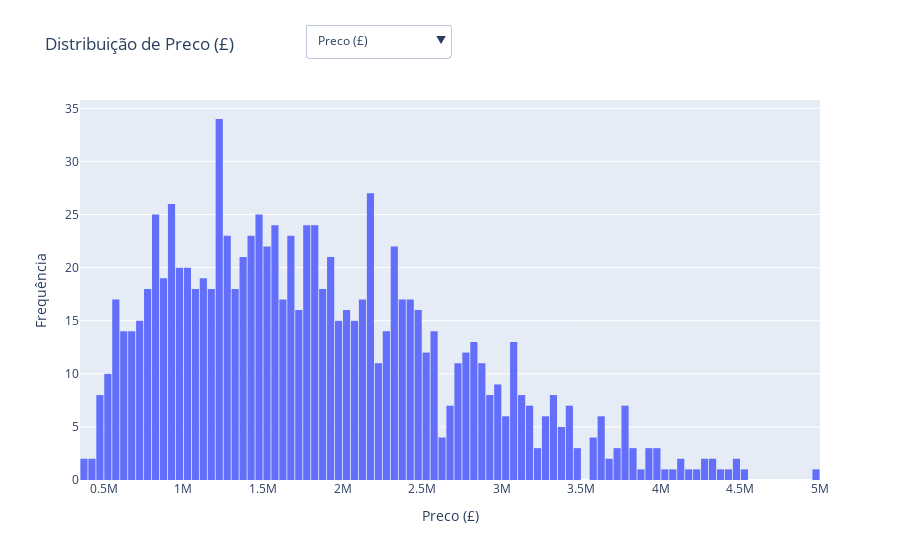

Here is the notebook cell this chart was saved with:
### Code cell
grafico = criar_histograma(coluna_selecionada)
grafico.update_layout(
    updatemenus=[
        {
            "buttons": [
                {
                    "method": "restyle",
                    "args": [{"x": [df[coluna]]}],  
                    "label": coluna,
                }
                for coluna in opcoes_colunas
            ],
            "direction": "down",
            "showactive": True,
            "x": 0.5,
            "y": 1.2,
        }
    ]
)
grafico.show()

### Figure 1 — Plotly figure (JSON) as saved in the notebook; plotly's stock layout.template omitted (floating-point values rounded to 4 significant figures; data arrays with more than 128 entries replaced by an {"elided": "..."} marker saying what was removed)
{"data": [{"alignmentgroup": "True", "bingroup": "x", "hovertemplate": "Preco (£)=%{x}<br>count=%{y}<extra></extra>", "legendgroup": "", "marker": {"color": "#636efa", "pattern": {"shape": ""}}, "name": "", "nbinsx": 100, "offsetgroup": "", "orientation": "v", "showlegend": false, "type": "histogram", "x": {"elided": "1000 int values"}, "xaxis": "x", "yaxis": "y"}], "layout": {"bargap": 0.1, "barmode": "relative", "legend": {"tracegroupgap": 0}, "title": {"text": "Distribuição de Preco (£)"}, "updatemenus": [{"buttons": [{"args": [{"x": {"elided": "1x1000 int values"}}], "label": "Preco (£)", "method": "restyle"}, {"args": [{"x": {"elided": "1x1000 int values"}}], "label": "Metros Quadrados", "method": "restyle"}, {"args": [{"x": {"elided": "1x1000 int values"}}], "label": "Idade Predio", "method": "restyle"}], "direction": "down", "showactive": true, "x": 0.5, "y": 1.2}], "xaxis": {"anchor": "y", "domain": [0, 1], "title": {"text": "Preco (£)"}}, "yaxis": {"anchor": "x", "domain": [0, 1], "title": {"text": "Frequência"}}}}
